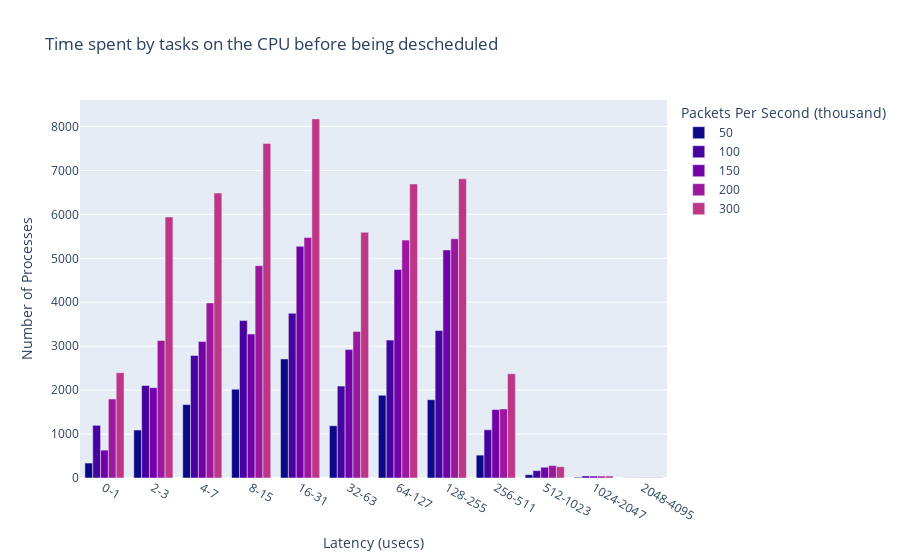
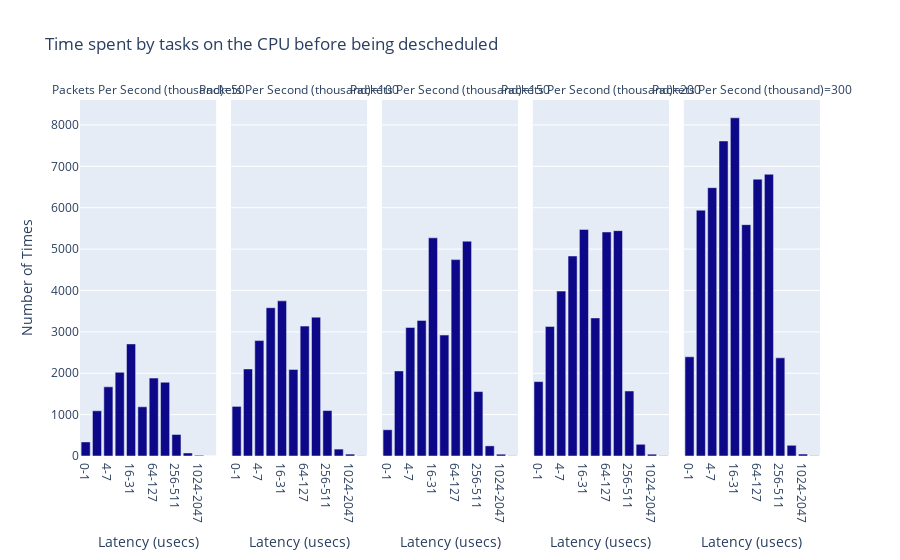

The code cell stored with these charts, in order, in its notebook:
### Code cell
oncpudist_df = spark.read.option("basePath", basePath).json(f"{basePath}/kpps=*/tool=oncpudist").select(
    "kpps", "ts", "val_type", "tool",
    explode("data").alias("dataExplode")
).orderBy(col('kpps')).select(col("kpps").cast(StringType()), "ts", "val_type", "tool", "dataExplode.*", concat_ws('-',col('dataExplode.interval-start'),col('dataExplode.interval-end')).alias("interval"))
oncpudist_fig_1 = px.bar(oncpudist_df.toPandas(), x="interval", y="count", color="kpps", barmode="group",
        title="Time spent by tasks on the CPU before being descheduled",
        color_discrete_sequence=px.colors.sequential.Plasma,
        labels={
                    "kpps": "Packets Per Second (thousand)",
                    "count": "Number of Processes",
                    "interval": "Latency (usecs)"
        })
oncpudist_fig_1.show()
oncpudist_fig_1.write_image("images/oncpudist_fig_1.jpeg")
oncpudist_fig_2 = px.bar(oncpudist_df.toPandas(), x="interval", y="count", barmode="group",
        facet_col="kpps",
        title="Time spent by tasks on the CPU before being descheduled",
        color_discrete_sequence=px.colors.sequential.Plasma,
        labels={
                    "kpps": "Packets Per Second (thousand)",
                    "count": "Number of Times",
                    "interval": "Latency (usecs)"
        })
oncpudist_fig_2.show()
oncpudist_fig_2.write_image("images/oncpudist_fig_2.jpeg")
with open(html_output_file, 'a') as f:
    f.write(oncpudist_fig_1.to_html(full_html=False, include_plotlyjs='cdn'))
    f.write(oncpudist_fig_2.to_html(full_html=False, include_plotlyjs='cdn'))

### Figure 1 — Plotly figure (JSON) as saved in the notebook; plotly's stock layout.template omitted (floating-point values rounded to 4 significant figures)
{"data": [{"alignmentgroup": "True", "hovertemplate": "Packets Per Second (thousand)=50<br>Latency (usecs)=%{x}<br>Number of Processes=%{y}<extra></extra>", "legendgroup": "50", "marker": {"color": "#0d0887", "pattern": {"shape": ""}}, "name": "50", "offsetgroup": "50", "orientation": "v", "showlegend": true, "textposition": "auto", "type": "bar", "x": ["0-1", "2-3", "4-7", "8-15", "16-31", "32-63", "64-127", "128-255", "256-511", "512-1023", "1024-2047", "2048-4095"], "xaxis": "x", "y": [340, 1092, 1671, 2022, 2709, 1189, 1883, 1782, 521, 74, 16, 3], "yaxis": "y"}, {"alignmentgroup": "True", "hovertemplate": "Packets Per Second (thousand)=100<br>Latency (usecs)=%{x}<br>Number of Processes=%{y}<extra></extra>", "legendgroup": "100", "marker": {"color": "#46039f", "pattern": {"shape": ""}}, "name": "100", "offsetgroup": "100", "orientation": "v", "showlegend": true, "textposition": "auto", "type": "bar", "x": ["0-1", "2-3", "4-7", "8-15", "16-31", "32-63", "64-127", "128-255", "256-511", "512-1023", "1024-2047", "2048-4095"], "xaxis": "x", "y": [1199, 2104, 2789, 3583, 3749, 2092, 3139, 3356, 1098, 167, 46, 4], "yaxis": "y"}, {"alignmentgroup": "True", "hovertemplate": "Packets Per Second (thousand)=150<br>Latency (usecs)=%{x}<br>Number of Processes=%{y}<extra></extra>", "legendgroup": "150", "marker": {"color": "#7201a8", "pattern": {"shape": ""}}, "name": "150", "offsetgroup": "150", "orientation": "v", "showlegend": true, "textposition": "auto", "type": "bar", "x": ["0-1", "2-3", "4-7", "8-15", "16-31", "32-63", "64-127", "128-255", "256-511", "512-1023", "1024-2047", "2048-4095"], "xaxis": "x", "y": [634, 2056, 3107, 3277, 5272, 2923, 4746, 5191, 1557, 245, 44, 5], "yaxis": "y"}, {"alignmentgroup": "True", "hovertemplate": "Packets Per Second (thousand)=200<br>Latency (usecs)=%{x}<br>Number of Processes=%{y}<extra></extra>", "legendgroup": "200", "marker": {"color": "#9c179e", "pattern": {"shape": ""}}, "name": "200", "offsetgroup": "200", "orientation": "v", "showlegend": true, "textposition": "auto", "type": "bar", "x": ["0-1", "2-3", "4-7", "8-15", "16-31", "32-63", "64-127", "128-255", "256-511", "512-1023", "1024-2047", "2048-4095"], "xaxis": "x", "y": [1798, 3131, 3985, 4833, 5476, 3337, 5414, 5446, 1571, 283, 44, 6], "yaxis": "y"}, {"alignmentgroup": "True", "hovertemplate": "Packets Per Second (thousand)=300<br>Latency (usecs)=%{x}<br>Number of Processes=%{y}<extra></extra>", "legendgroup": "300", "marker": {"color": "#bd3786", "pattern": {"shape": ""}}, "name": "300", "offsetgroup": "300", "orientation": "v", "showlegend": true, "textposition": "auto", "type": "bar", "x": ["0-1", "2-3", "4-7", "8-15", "16-31", "32-63", "64-127", "128-255", "256-511", "512-1023", "1024-2047", "2048-4095"], "xaxis": "x", "y": [2397, 5941, 6485, 7613, 8173, 5591, 6691, 6809, 2372, 257, 46, 8], "yaxis": "y"}], "layout": {"barmode": "group", "legend": {"title": {"text": "Packets Per Second (thousand)"}, "tracegroupgap": 0}, "title": {"text": "Time spent by tasks on the CPU before being descheduled"}, "xaxis": {"anchor": "y", "domain": [0, 1], "title": {"text": "Latency (usecs)"}}, "yaxis": {"anchor": "x", "domain": [0, 1], "title": {"text": "Number of Processes"}}}}

### Figure 2 — Plotly figure (JSON) as saved in the notebook; plotly's stock layout.template omitted (floating-point values rounded to 4 significant figures)
{"data": [{"alignmentgroup": "True", "hovertemplate": "Packets Per Second (thousand)=50<br>Latency (usecs)=%{x}<br>Number of Times=%{y}<extra></extra>", "legendgroup": "", "marker": {"color": "#0d0887", "pattern": {"shape": ""}}, "name": "", "offsetgroup": "", "orientation": "v", "showlegend": false, "textposition": "auto", "type": "bar", "x": ["0-1", "2-3", "4-7", "8-15", "16-31", "32-63", "64-127", "128-255", "256-511", "512-1023", "1024-2047", "2048-4095"], "xaxis": "x", "y": [340, 1092, 1671, 2022, 2709, 1189, 1883, 1782, 521, 74, 16, 3], "yaxis": "y"}, {"alignmentgroup": "True", "hovertemplate": "Packets Per Second (thousand)=100<br>Latency (usecs)=%{x}<br>Number of Times=%{y}<extra></extra>", "legendgroup": "", "marker": {"color": "#0d0887", "pattern": {"shape": ""}}, "name": "", "offsetgroup": "", "orientation": "v", "showlegend": false, "textposition": "auto", "type": "bar", "x": ["0-1", "2-3", "4-7", "8-15", "16-31", "32-63", "64-127", "128-255", "256-511", "512-1023", "1024-2047", "2048-4095"], "xaxis": "x2", "y": [1199, 2104, 2789, 3583, 3749, 2092, 3139, 3356, 1098, 167, 46, 4], "yaxis": "y2"}, {"alignmentgroup": "True", "hovertemplate": "Packets Per Second (thousand)=150<br>Latency (usecs)=%{x}<br>Number of Times=%{y}<extra></extra>", "legendgroup": "", "marker": {"color": "#0d0887", "pattern": {"shape": ""}}, "name": "", "offsetgroup": "", "orientation": "v", "showlegend": false, "textposition": "auto", "type": "bar", "x": ["0-1", "2-3", "4-7", "8-15", "16-31", "32-63", "64-127", "128-255", "256-511", "512-1023", "1024-2047", "2048-4095"], "xaxis": "x3", "y": [634, 2056, 3107, 3277, 5272, 2923, 4746, 5191, 1557, 245, 44, 5], "yaxis": "y3"}, {"alignmentgroup": "True", "hovertemplate": "Packets Per Second (thousand)=200<br>Latency (usecs)=%{x}<br>Number of Times=%{y}<extra></extra>", "legendgroup": "", "marker": {"color": "#0d0887", "pattern": {"shape": ""}}, "name": "", "offsetgroup": "", "orientation": "v", "showlegend": false, "textposition": "auto", "type": "bar", "x": ["0-1", "2-3", "4-7", "8-15", "16-31", "32-63", "64-127", "128-255", "256-511", "512-1023", "1024-2047", "2048-4095"], "xaxis": "x4", "y": [1798, 3131, 3985, 4833, 5476, 3337, 5414, 5446, 1571, 283, 44, 6], "yaxis": "y4"}, {"alignmentgroup": "True", "hovertemplate": "Packets Per Second (thousand)=300<br>Latency (usecs)=%{x}<br>Number of Times=%{y}<extra></extra>", "legendgroup": "", "marker": {"color": "#0d0887", "pattern": {"shape": ""}}, "name": "", "offsetgroup": "", "orientation": "v", "showlegend": false, "textposition": "auto", "type": "bar", "x": ["0-1", "2-3", "4-7", "8-15", "16-31", "32-63", "64-127", "128-255", "256-511", "512-1023", "1024-2047", "2048-4095"], "xaxis": "x5", "y": [2397, 5941, 6485, 7613, 8173, 5591, 6691, 6809, 2372, 257, 46, 8], "yaxis": "y5"}], "layout": {"annotations": [{"font": {}, "showarrow": false, "text": "Packets Per Second (thousand)=50", "x": 0.092, "xanchor": "center", "xref": "paper", "y": 1, "yanchor": "bottom", "yref": "paper"}, {"font": {}, "showarrow": false, "text": "Packets Per Second (thousand)=100", "x": 0.296, "xanchor": "center", "xref": "paper", "y": 1, "yanchor": "bottom", "yref": "paper"}, {"font": {}, "showarrow": false, "text": "Packets Per Second (thousand)=150", "x": 0.5, "xanchor": "center", "xref": "paper", "y": 1, "yanchor": "bottom", "yref": "paper"}, {"font": {}, "showarrow": false, "text": "Packets Per Second (thousand)=200", "x": 0.704, "xanchor": "center", "xref": "paper", "y": 1, "yanchor": "bottom", "yref": "paper"}, {"font": {}, "showarrow": false, "text": "Packets Per Second (thousand)=300", "x": 0.908, "xanchor": "center", "xref": "paper", "y": 1, "yanchor": "bottom", "yref": "paper"}], "barmode": "group", "legend": {"tracegroupgap": 0}, "title": {"text": "Time spent by tasks on the CPU before being descheduled"}, "xaxis": {"anchor": "y", "domain": [0, 0.184], "title": {"text": "Latency (usecs)"}}, "xaxis2": {"anchor": "y2", "domain": [0.204, 0.388], "matches": "x", "title": {"text": "Latency (usecs)"}}, "xaxis3": {"anchor": "y3", "domain": [0.408, 0.592], "matches": "x", "title": {"text": "Latency (usecs)"}}, "xaxis4": {"anchor": "y4", "domain": [0.612, 0.796], "matches": "x", "title": {"text": "Latency (usecs)"}}, "xaxis5": {"anchor": "y5", "domain": [0.816, 1], "matches": "x", "title": {"text": "Latency (usecs)"}}, "yaxis": {"anchor": "x", "domain": [0, 1], "title": {"text": "Number of Times"}}, "yaxis2": {"anchor": "x2", "domain": [0, 1], "matches": "y", "showticklabels": false}, "yaxis3": {"anchor": "x3", "domain": [0, 1], "matches": "y", "showticklabels": false}, "yaxis4": {"anchor": "x4", "domain": [0, 1], "matches": "y", "showticklabels": false}, "yaxis5": {"anchor": "x5", "domain": [0, 1], "matches": "y", "showticklabels": false}}}
